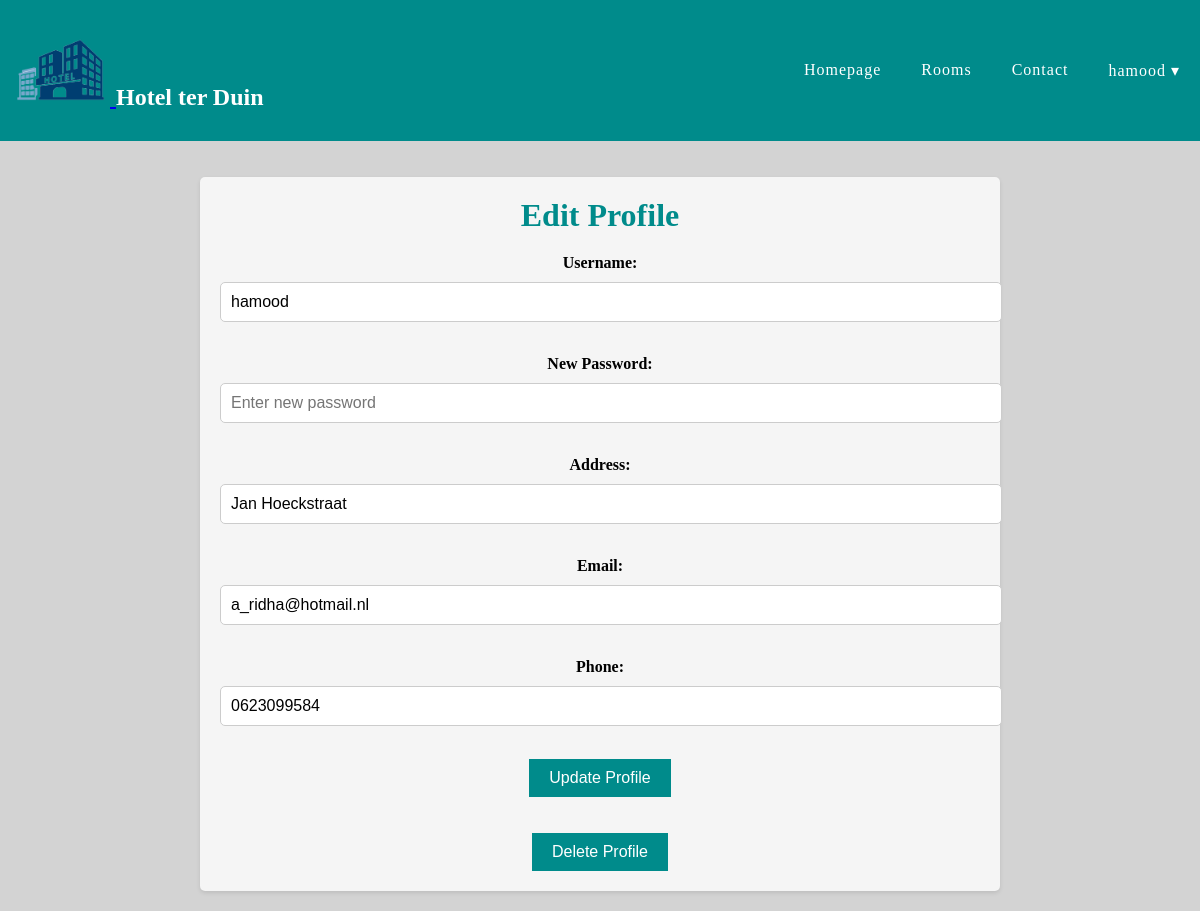
Page /hotelterduin/php/clientside/gegevens.php (signed in) on the committed database.
### tables this page shows
CREATE TABLE `users` (
  `user_id` int(11) NOT NULL,
  `username` varchar(50) NOT NULL,
  `password` varchar(50) NOT NULL,
  `role` varchar(20) NOT NULL,
  `address` varchar(100) NOT NULL,
  `email` varchar(100) NOT NULL,
  `phone` varchar(20) NOT NULL
);

### hotelterduin/php/clientside/gegevens.php (the view, shortened to what this page needs)
<?php
$db = new Db();
$PDO = $db->getPDO();
$username = $_SESSION['username'];
$sql = "SELECT * FROM users WHERE username = :username";
$stmt = $PDO->prepare($sql);
$stmt->bindParam(':username', $username);
$stmt->execute();
$user = $stmt->fetch(PDO::FETCH_ASSOC);
?>
<!DOCTYPE html>
<html>
<head>
    <link rel="stylesheet" href="../../css/style.css">
    <link rel="stylesheet" href="../../css/navbar.css">
    <link rel="stylesheet" href="../../css/gegevens.css">
</head>
<body>
    <header>
        <?php include '../../templates/navbar.php'; ?>
    </header>
    <br><br>
    <div class="container">
        <div class="profile-form">
            <h1>Edit Profile</h1>
            <form action="" method="post">
                <label for="username">Username:</label>
                <input type="text" id="username" name="username" value="<?php echo $user['username']; ?>" required>
                <br><br>
                <label for="password">New Password:</label>
                <input type="password" id="password" name="password" placeholder="Enter new password" required>
                <br><br>
                <label for="address">Address:</label>
                <input type="text" id="address" name="address" value="<?php echo $user['address']; ?>" required>
                <br><br>
                <label for="email">Email:</label>
                <input type="email" id="email" name="email" value="<?php echo $user['email']; ?>" required>
                <br><br>
                <label for="phone">Phone:</label>
                <input type="text" id="phone" name="phone" value="<?php echo $user['phone']; ?>" required>
                <br><br>
                <input type="submit" name="submit" value="Update Profile">
            </form>
            <br><br>
            <form action="delete.php" method="post">
                <input type="submit" name="submit" value="Delete Profile">
            </form>
        </div>
    </div>
</body>
</html>

### hotelterduin/css/style.css (style rules this page uses)
body { background-color: lightgray; }

### hotelterduin/css/navbar.css (style rules this page uses)
body { margin: 0; padding: 0; }
header { background-color: darkcyan; position: block; top: 10px; left: 0; width: 100%; z-index: 999; }

### hotelterduin/css/gegevens.css (style rules this page uses)
.container { max-width: 800px; margin: 0 auto; text-align: center; }
.profile-form { background-color: #f5f5f5; padding: 20px; margin-bottom: 20px; border-radius: 5px; box-shadow: 0 2px 4px rgba(0, 0, 0, 0.1); }
.profile-form h1 { margin: 0; margin-bottom: 20px; color: darkcyan; }
.profile-form label { display: block; margin-bottom: 10px; font-weight: bold; }
.profile-form input[type="text"], .profile-form input[type="password"], .profile-form input[type="email"] { width: 100%; padding: 10px; margin-bottom: 15px; border: 1px solid #ccc; border-radius: 5px; font-size: 16px; }
.profile-form input[type="submit"] { padding: 10px 20px; background-color: darkcyan; color: #fff; border: none; cursor: pointer; font-size: 16px; }

### rows in the picture
users: username "hamood", address "Jan Hoeckstraat", email "a_ridha@hotmail.nl", phone "0623099584"

### other values in the picture
$_SESSION['username'] "hamood"
